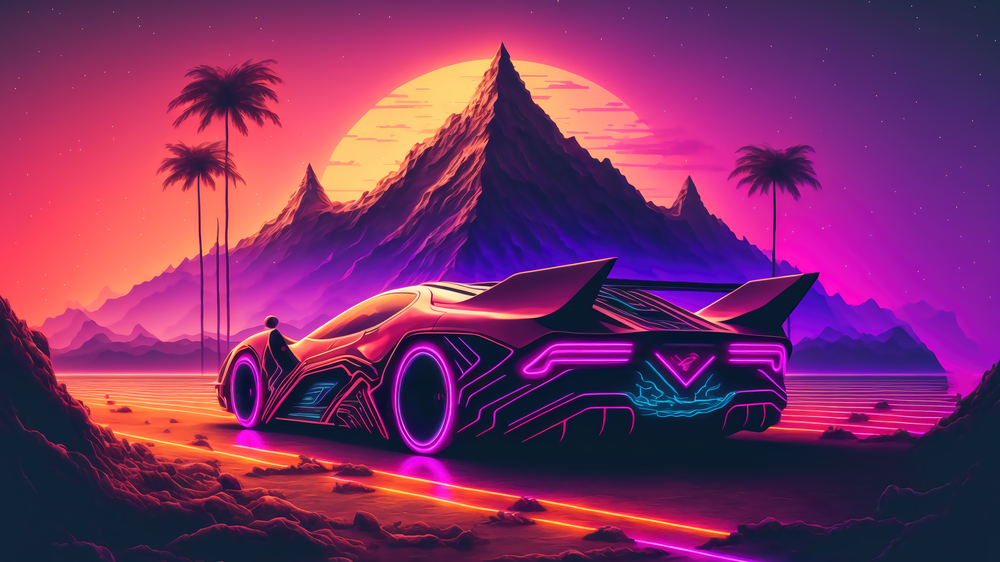
#> input picture Q1/bg.png, 1000 x 562 px, shrunk from 3840 x 2160 before the run
$ python imgproc1.py
#> lines starting #> are read from the running program, lines starting #| are printed output that depends on the picture
import cv2
import numpy as np

def process_image(image_path):
    # Load the image
#> called with image_path = 'bg.png'
    image = cv2.imread(image_path, cv2.IMREAD_GRAYSCALE)
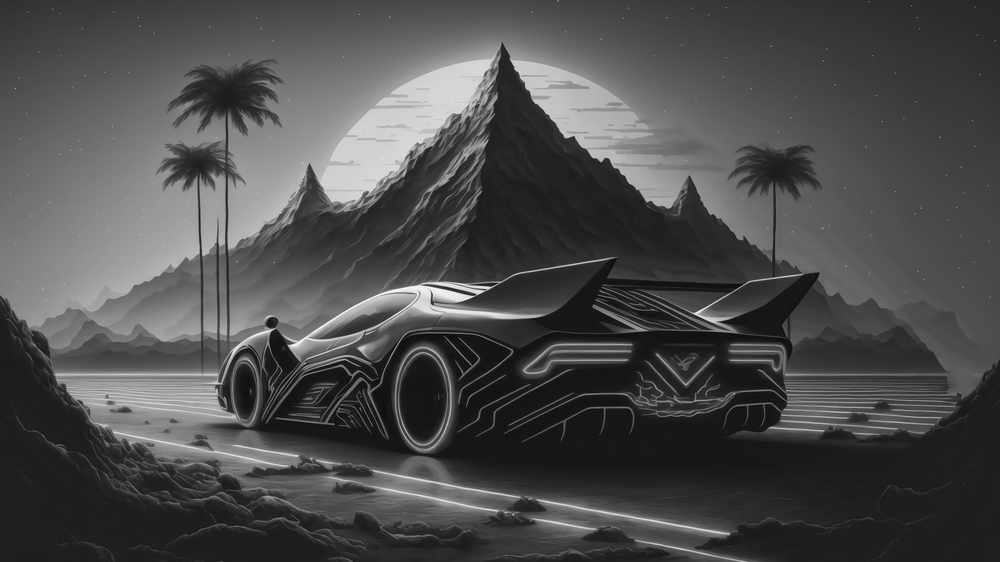
#> image: shape (562, 1000); min 1, max 252, mean 76.7

    if image is None:
        print("Error: Unable to read image!")
        return

    # Task I: Perform an inverse transformation on the image
    inverse_image = cv2.bitwise_not(image)
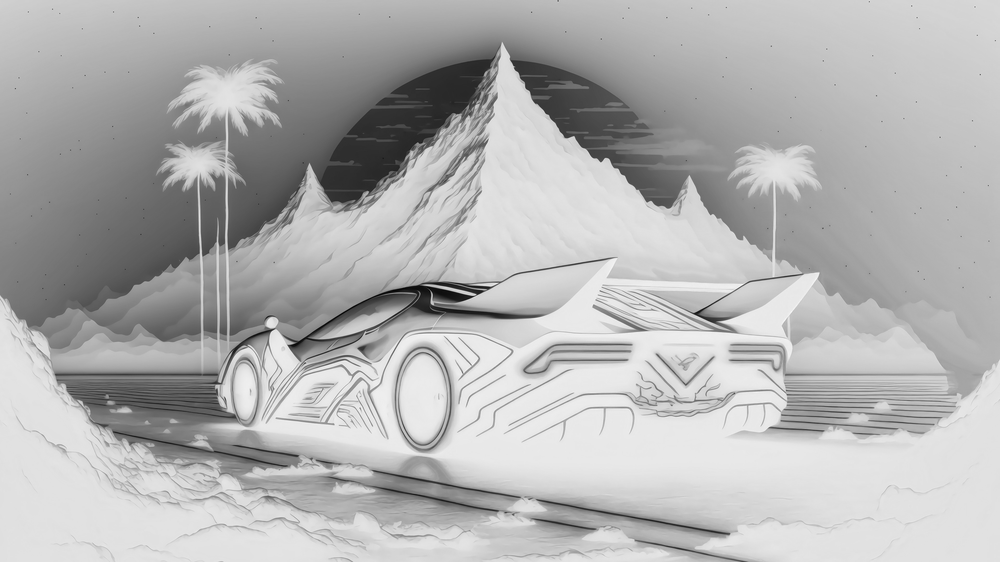
#> inverse_image: shape (562, 1000); min 3, max 254, mean 178.3
    cv2.imwrite('inverse_image.jpg', inverse_image)

    # Task II: Enhance the image using contrast stretching
    min_val = np.min(image)
#> min_val = 1
    max_val = np.max(image)
#> max_val = 252
    contrast_stretched_image = ((image - min_val) / (max_val - min_val) * 255).astype(np.uint8)
    cv2.imwrite('contrast_stretched_image.jpg', contrast_stretched_image)

    # Task III: Generate a histogram-equalized image to improve contrast
    hist_equalized_image = cv2.equalizeHist(image)
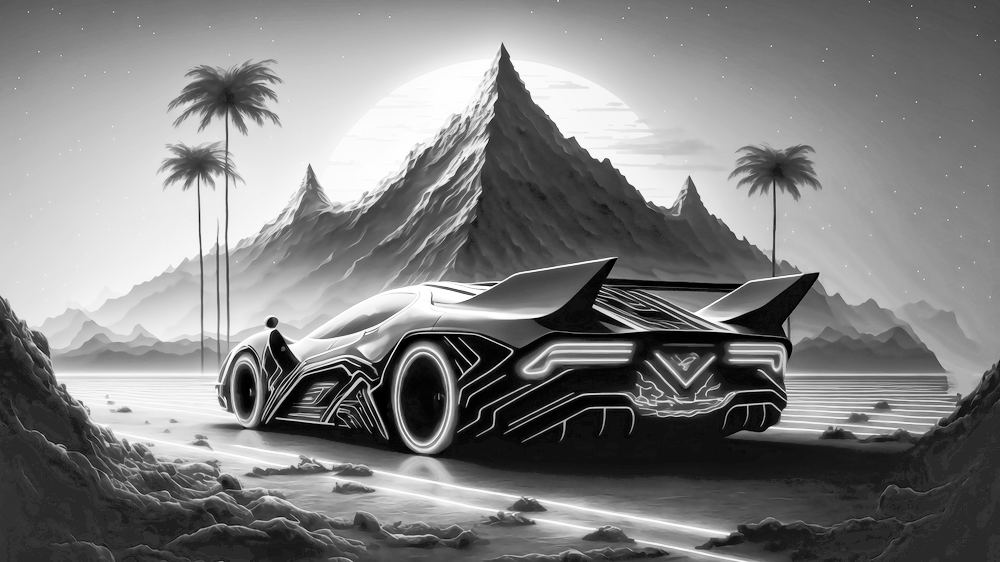
#> hist_equalized_image: shape (562, 1000); min 0, max 255, mean 128.7
    cv2.imwrite('hist_equalized_image.jpg', hist_equalized_image)

    # Task IV: Detect edges in the image using an edge detection technique
    edges_image = cv2.Canny(image, threshold1=100, threshold2=200)
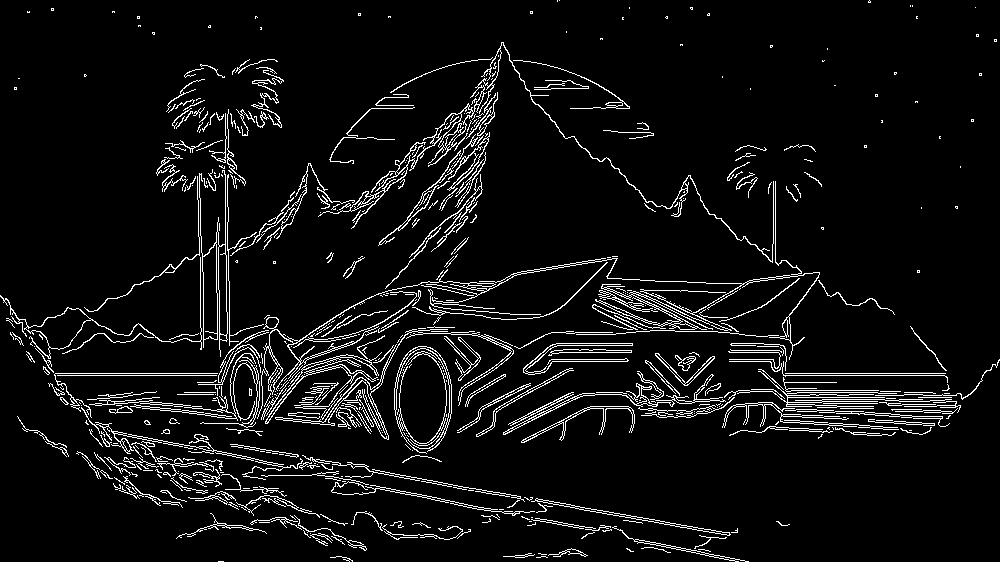
#> edges_image: shape (562, 1000); 6.2% white in thin lines or dots
    cv2.imwrite('edges_image.jpg', edges_image)

    print("Processed images have been saved successfully!")

# Input image path
image_path = 'bg.png'  # Replace with your image file path
process_image(image_path)
